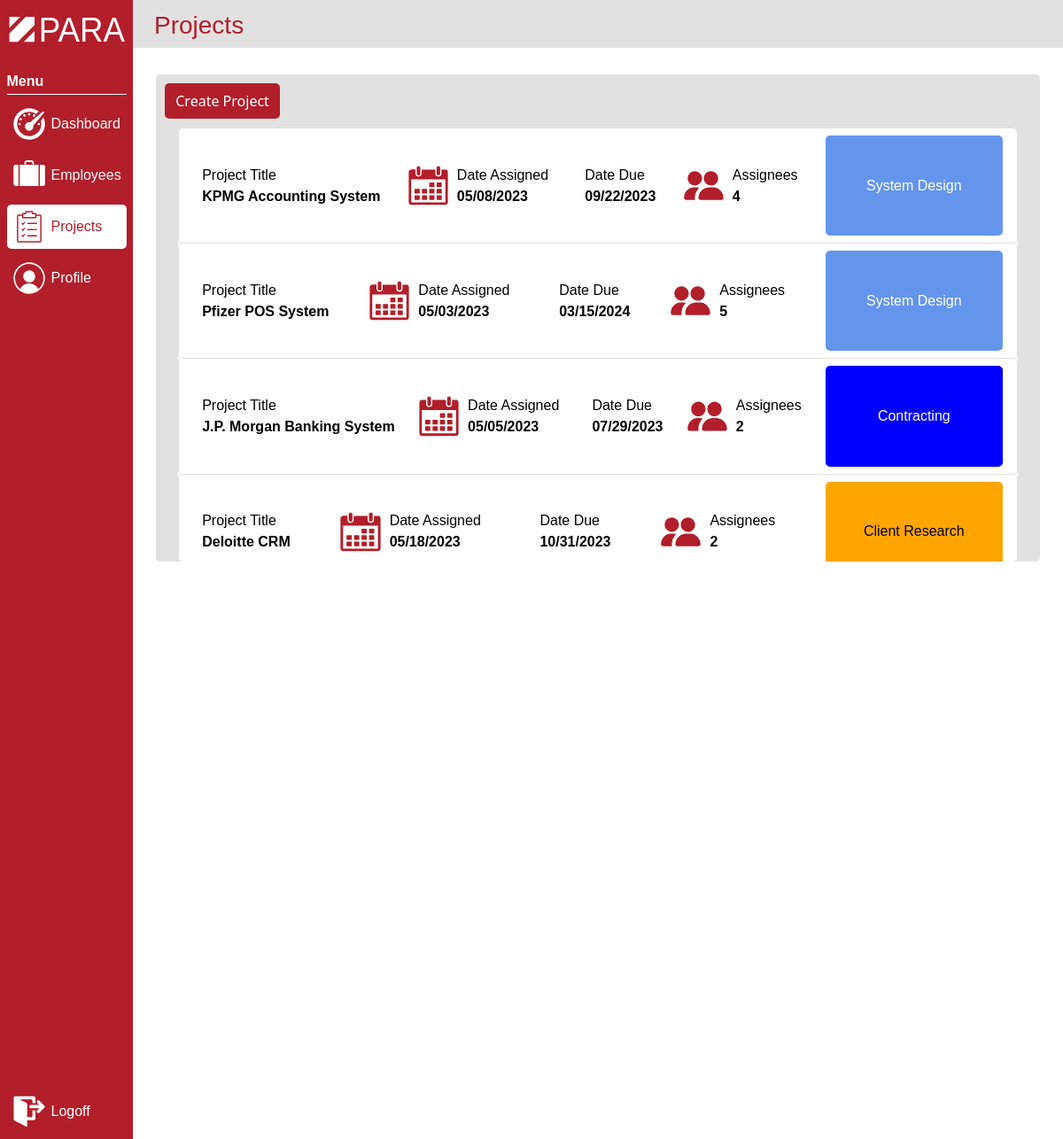
Screenshot of /projects (signed in) with the database file from the repository.
### models.py (models this page shows, shortened)
class Project(db.Model):
    __tablename__ = "project"
    project_id = db.Column(db.Integer, primary_key=True)
    manager_id = db.Column(db.Integer, db.ForeignKey('manager.manager_id'), nullable=False)
    client_id = db.Column(db.Integer, db.ForeignKey('client.client_id'), nullable=False)
    start_date = db.Column(db.DateTime, nullable=False)
    description = db.Column(db.String(100), nullable=False)
    end_date = db.Column(db.DateTime, nullable=False)
    budget = db.Column(db.Float, nullable=False)
    tasks = db.relationship('Task', cascade="all, delete", backref='tasks')
    project_assignments = db.relationship('Assignment', cascade="all, delete", backref='project_assignments')
    stage_id = db.Column(db.Integer, db.ForeignKey('project_stage.stage_id'), nullable=False)

class ProjectStage(db.Model):
    __tablename__ = "project_stage"
    stage_id = db.Column(db.Integer, primary_key=True)
    project_stage = db.Column(db.String(50), nullable=False)
    ps_projects = db.relationship('Project', cascade="all, delete", backref='ps_projects')

### app.py (the view, shortened to what this page needs)
@app.route('/projects', methods=['GET', 'POST'])
@login_required
def projects():
    project_stages = ProjectStage.query.all()
    stages = {}
    for stage in project_stages:
        stages[stage.stage_id] = stage.project_stage
    if session['perm'] == 'manager':
        all_projects = Project.query.filter_by(manager_id=current_user.manager_id).all()
        project_assignments = {}
        for project in all_projects:
            project_assignments[project.project_id] = Assignment.query.filter_by(project_id=project.project_id).count()
        return render_template('projects.html', projects=all_projects, project_assignments = project_assignments, stages=stages)
    elif session['perm'] == 'project manager':
        all_projects = Project.query.all()
        return render_template('projects.html', projects=all_projects, stages=stages)

### app.py (called while the page is built)
@login_manager.user_loader
def load_user(user_id):
    if session['perm'] == 'consultant':
        return Consultant.query.get(int(user_id))
    elif session['perm'] in ['manager', 'project manager']:
        return Manager.query.get(int(user_id))
    else:
        return None

### templates/projects.html (shortened to what this page needs)
{% extends 'base.html' %}
{% block styles %}
    <link href="/static/styles/sidebar-styles.css" rel="stylesheet">
    <link href="/static/styles/project-information-styles.css" rel="stylesheet">
    <link href="/static/styles/projects-styles.css" rel="stylesheet">
    <link href="https://cdn.jsdelivr.net/npm/bootstrap@5.2.3/dist/css/bootstrap.min.css" rel="stylesheet">
{% endblock %}
{% block page_header %}Projects{% endblock %}
{% block page_content %}
    <div class="white-container">
        <div class="project-background-projects">
         {% if session['perm'] == 'manager' %}
             <div class="display-end">
                <button class="add-project"  data-bs-toggle="modal" data-bs-target="#editProjectModal">Create Project</button>
             </div>
            {% endif %}
        <ul class="list-group">
            {% for project in projects %}
            <li class="list-group-item">
                <a class="no-link project-positioning" href="{{ url_for('project_information', project_id=project['project_id'])}}">
                <div class="title-section">
                    <p class="text">Project Title</p>
                    <p class="fw-bold text">{{ project['description']}}</p>
                </div>
                <div class="calendar-section">
                    <img class="calendar" src="/static/images/icons/calendar-red.svg" alt="Calendar Logo">
                    <div class="title-section">
                        <p class="text">Date Assigned</p>
                        <p class="fw-bold text">{{ project['start_date'].strftime('%m/%d/%Y')}}</p>
                    </div>
                </div>
                <div class="calendar-section">
                    <div class="title-section">
                        <p class="text">Date Due</p>
                        <p class="fw-bold text">{{ project['end_date'].strftime('%m/%d/%Y') }}</p>
                    </div>
                </div>
                {% if session['perm'] == 'manager' %}
                    <div class="calendar-section">
                        <img class="calendar" src="/static/images/icons/assignees-red.svg" alt="Calendar Logo">
                        <div class="title-section">
                            <p class="text">Assignees</p>
                            <p class="fw-bold text">{{ project_assignments[project['project_id']]}}</p>
                        </div>
                    </div>
                {% endif %}
                {% if project['stage_id'] == 1 %}
                    <div class="blue rectangle">
                        <p class="text white">{{ stages[project['stage_id']]}}</p>
                    </div>
                {% elif project['stage_id'] == 2 %}
                    <div class="orange rectangle">
                        <p class="text">{{ stages[project['stage_id']]}}</p>
                    </div>
                {% elif project['stage_id'] == 3 %}
                    <div class="light-blue rectangle">
                        <p class="text white">{{ stages[project['stage_id']]}}</p>
                    </div>
                {% elif project['stage_id'] == 4 %}
                    <div class="purple rectangle">
                        <p class="text white">{{ stages[project['stage_id']]}}</p>
                    </div>
                {% elif project['stage_id'] == 5 %}
                    <div class="green rectangle">
                        <p class="text">{{ stages[project['stage_id']]}}</p>
                    </div>
                {% endif %}
                </a>
            </li>
        {% endfor %}
    </ul>
</div>
        </div>
{% endblock %}

### templates/base.html (shortened to what this page needs)
<!DOCTYPE html>
<html lang="en">
<head>
    {% block styles %}{% endblock %}
    <link href="https://cdn.jsdelivr.net/npm/bootstrap@5.2.3/dist/css/bootstrap.min.css" rel="stylesheet">
</head>
<body>
    {% include 'navbar.html' %}
    <div class="page-content">
        <div class="profile-header">
        {% if request.url_rule.rule not in ['/login','/signup'] %}
       <h1 class="header">{% block page_header %}{% endblock %}</h1>
        {% endif %}
        </div>
        {% block page_content %}{% endblock %}
    </div>
</body>
</html>

### templates/navbar.html (shortened to what this page needs)
{% if request.url_rule.rule in ['/login','/signup'] or session['perm'] == '' %}
<div class="navbar navbar-dark navbar-expand-lg bg-red">
    <div class="container-fluid">
        <a class="navbar-brand" href="{{ url_for('login') }}">
            <img src="/static/images/logos/para-logo-white.png" alt="Logo" class="d-inline-block align-text-top logo">
            <p class="brandname">PARA</p>
        </a>
        <div class="collapse navbar-collapse" id="navbarNavAltMarkup">
            <div class="navbar-nav">
                <a class="nav-link {% if request.url_rule.rule == url_for('login') %}active{% endif %}" href="{{ url_for('login') }}">Login</a>
                <a class="nav-link {% if request.url_rule.rule == url_for('signup') %}active{% endif %}" href="{{ url_for('signup') }}">Sign Up</a>
            </div>
        </div>
    </div>
</div>
{% else %}
<div class="sidebar">
    <img src="/static/images/logos/para-logo-full.svg" alt="Logo" class="para-logo">
    <div class="nav-items">
        <div>
            <p class="menu">Menu</p>
            <div class="white-line"></div>
        </div>
            <a class="{% if request.url_rule.rule == url_for('dashboard') %}active-page{% endif %} nav-link" href="{{ url_for('dashboard') }}">
                <img src="/static/images/icons/dashboard-{% if request.url_rule.rule == url_for('dashboard') %}red{% else %}white{% endif %}.svg" alt="Dashboard navigation icon" class="nav-icon">
                <p class="nav-text">Dashboard</p>
            </a>
        {% if session['perm'] == 'manager' %}
            <a class="{% if request.url_rule.rule == url_for('employees') %}active-page{% endif %} nav-link" href="{{ url_for('employees') }}">
                <img src="/static/images/icons/suitcase-{% if request.url_rule.rule == url_for('employees') %}red{% else %}white{% endif %}.svg" alt="Profile navigation icon" class="nav-icon">
                <p class="nav-text">Employees</p>
            </a>
        {% endif %}
            <a class="{% if request.url_rule.rule[:9] == url_for('projects') %}active-page{% endif %} nav-link" href="{{ url_for('projects') }}">
                <img src="/static/images/icons/projects-{% if request.url_rule.rule[:9] == url_for('projects') %}red{% else %}white{% endif %}.svg" alt="Projects navigation icon" class="nav-icon">
                <p class="nav-text">Projects</p>
            </a>
            <a class="{% if request.url_rule.rule == url_for('profile') %}active-page{% endif %} nav-link" href="{{ url_for('profile') }}">
                <img src="/static/images/icons/profile-{% if request.url_rule.rule == url_for('profile') %}red{% else %}white{% endif %}.svg" alt="Profile navigation icon" class="nav-icon">
                <p class="nav-text">Profile</p>
            </a>
    </div>
    <a class="nav-link" href="{{ url_for('logout') }}">
        <img src="/static/images/icons/logoff-white.svg" alt="Logoff icon" class="nav-icon">
        <p class="nav-text">Logoff</p>
    </a>
</div>
{% endif %}

### static/styles/sidebar-styles.css (style rules this page uses)
.sidebar { width: 150px; height: 100%; background-color: #b21e2a; position: fixed; z-index: 99; display: flex; align-items: center; justify-content: space-between; flex-direction: column; }
.para-logo { width: 90%; margin-top: 16px; }
.menu { font-size: 16px; font-family: Arial; color: white; font-weight: bold; margin-bottom: 2px; }
.white-line { height: 1px; width: 135px; background-color: white; }
.nav-items { margin-top: 80px; position: absolute; }
.nav-link { width: 135px; height: 50px; border-radius: 5px; margin-bottom: 6px; margin-top: 8px; }
.nav-icon { height: 36px; margin-top: 7px; margin-left: 7px; }
.nav-text { font-size: 16px; font-family: Arial; color: white; margin-left: 50px; margin-top: -30px; }
.active-page { background-color: white; }
.active-page p { color: #b21e2a; }

### static/styles/project-information-styles.css (style rules this page uses)
.page-content { margin-left: 150px; }
.profile-header { margin: auto; width: 100%; height: 54px; background-color: #e1e1e1; padding-top: 12px; }
.header { color: #b21e2a; font-size: 28px; font-family: Arial; margin-left: 24px; }
p { font-family: Arial; }
.list-group { width: 100%; overflow-y: scroll; }

### static/styles/projects-styles.css (style rules this page uses)
html a { color: black; }
.list-group { border-radius: 25px; left: 2.5%; background-color: white; width: 95%; color: black; overflow-y: scroll; height: 550px; }
.list-group-item { height: 100px; }
.project-background-projects { margin: auto; margin-top: 30px; width: 95%; height: 550px; background-color: #e1e1e1; border-radius: 5px; z-index: 1; display: flex; flex-direction: column; justify-content: center; align-items: center; }
.list-group-item { width: 100%; border-radius: 5px; border-color: gray; height: 150px; border-width: thick; }
.project-positioning { display: flex; align-items: center; justify-content: space-between; flex-direction: row; height: 100%; }
.no-link { text-decoration: none; }
.calendar { height: 40%; }
.title-section { display: flex; flex-direction: column; height: 50%; justify-content: center; align-items: start; margin-left: 10px; }
.calendar-section { display: flex; flex-direction: row; align-items: center; height: 100%; }
.text { margin: 0; }
.rectangle { border-radius: 5px; height: 100%; width: 200px; display: flex; align-items: center; justify-content: center; }
.blue { background-color: blue; }
.orange { background-color: orange; }
.light-blue { background-color: cornflowerblue; }
.white { color: white; }
.add-project { background-color: #b21e2a; color: white; border: none; padding: 8px 12px 8px 12px; border-radius: 5px; cursor: pointer; transition: opacity 0.15s; margin-left: 10px; margin-top: 10px; margin-bottom: 10px; }
.display-end { display: flex; align-items: end; flex-direction: row; width: 100%; }

### rows the page displays
Project: description "KPMG Accounting System", start_date "05/08/2023", end_date "09/22/2023", project_assignments "4"
ProjectStage: project_stage "System Design"
Project: description "Pfizer POS System", start_date "05/03/2023", end_date "03/15/2024", project_assignments "5"
Project: description "J.P. Morgan Banking System", start_date "05/05/2023", end_date "07/29/2023", project_assignments "2"
ProjectStage: project_stage "Contracting"
Project: description "Deloitte CRM", start_date "05/18/2023", end_date "10/31/2023", stage "2"
ProjectStage: project_stage "Client Research"
